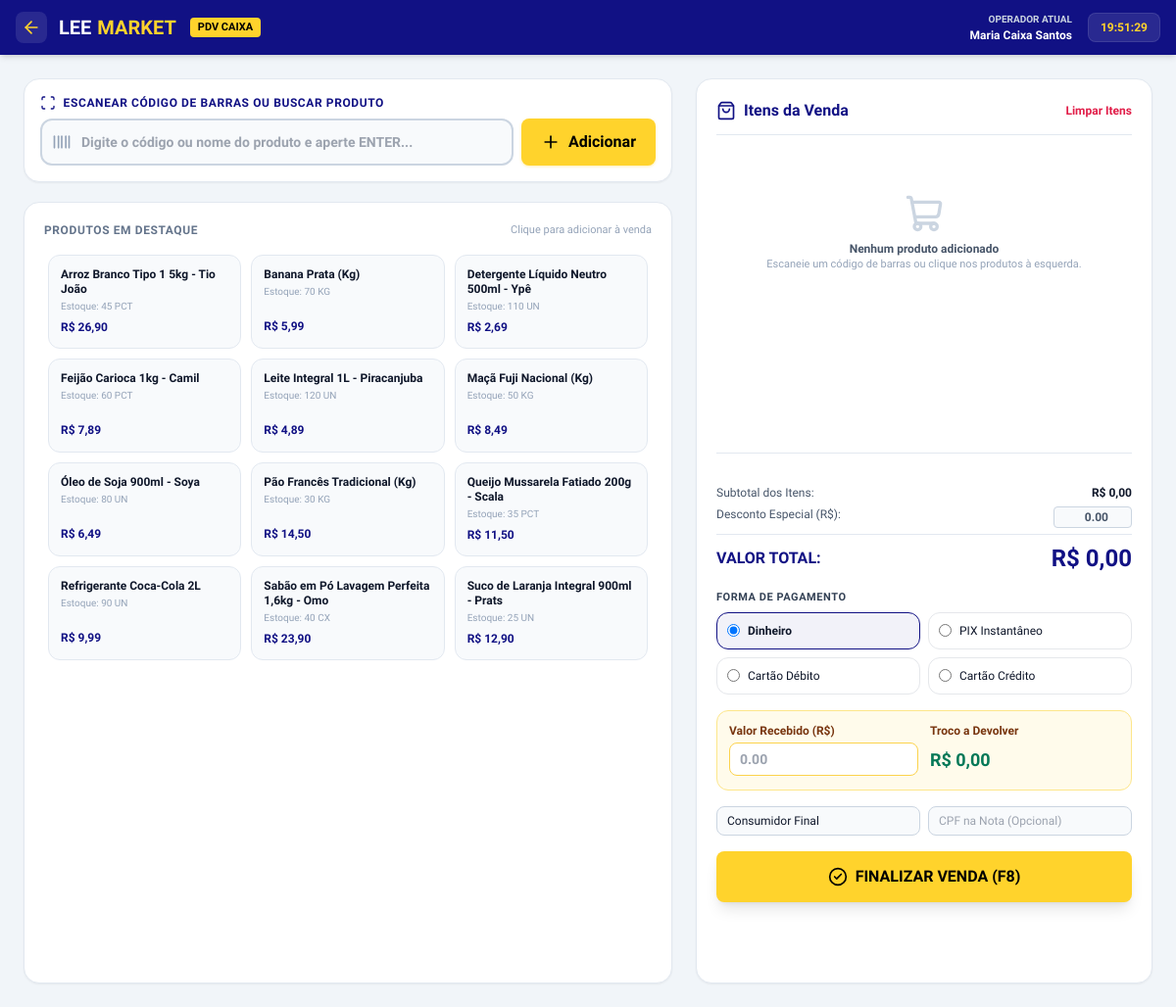
The app's page /modules/vendas/pdv.php (signed in) with its own data.
### tables this page shows
CREATE TABLE IF NOT EXISTS `produtos` (
  `id` INT AUTO_INCREMENT PRIMARY KEY,
  `codigo_barras` VARCHAR(50) NOT NULL UNIQUE,
  `nome` VARCHAR(150) NOT NULL,
  `categoria_id` INT NULL,
  `fornecedor_id` INT NULL,
  `preco_custo` DECIMAL(10,2) NOT NULL DEFAULT 0.00,
  `preco_venda` DECIMAL(10,2) NOT NULL,
  `estoque_atual` INT NOT NULL DEFAULT 0,
  `estoque_minimo` INT NOT NULL DEFAULT 5,
  `unidade_medida` VARCHAR(10) NOT NULL DEFAULT 'UN',
  `status` ENUM('ativo', 'inativo') NOT NULL DEFAULT 'ativo',
  `criado_em` DATETIME NOT NULL DEFAULT CURRENT_TIMESTAMP,
  `atualizado_em` DATETIME NOT NULL DEFAULT CURRENT_TIMESTAMP ON UPDATE CURRENT_TIMESTAMP,
  CONSTRAINT `fk_produtos_categoria` FOREIGN KEY (`categoria_id`) REFERENCES `categorias`(`id`) ON DELETE SET NULL,
  CONSTRAINT `fk_produtos_fornecedor` FOREIGN KEY (`fornecedor_id`) REFERENCES `fornecedores`(`id`) ON DELETE SET NULL
);

### includes/helpers.php (called while the page is built, shortened)
<?php
function base_url(string $path = ''): string {
    $scriptDir = str_replace('\\', '/', dirname($_SERVER['SCRIPT_NAME']));
    $subfolders = ['/modules/auth', '/modules/dashboard', '/modules/produtos', '/modules/estoque',
                   '/modules/vendas', '/modules/relatorios', '/modules/financeiro',
                   '/modules/fornecedores', '/modules/rh', '/modules/auditoria'];
    $base = $scriptDir;
    foreach ($subfolders as $sub) {
        if (str_ends_with($base, $sub)) {
            $base = substr($base, 0, -strlen($sub));
            break;
        }
    }
    $base = rtrim($base, '/');
    $cleanPath = ltrim($path, '/');
    return ($base ? $base : '') . ($cleanPath ? '/' . $cleanPath : '/');
}
function format_money($val): string {
    $num = floatval($val);
    return 'R$ ' . number_format($num, 2, ',', '.');
}

### includes/auth.php (called while the page is built, shortened)
<?php
require_once __DIR__ . '/helpers.php';
function current_user(): ?array {
    return $_SESSION['user'] ?? null;
}

### modules/vendas/pdv.php (the view, shortened to what this page needs)
<?php
require_once __DIR__ . '/../../includes/auth.php';
require_once __DIR__ . '/../../includes/helpers.php';
$pdo = getDBConnection();
$produtos = $pdo->query("SELECT id, codigo_barras, nome, preco_venda, estoque_atual, unidade_medida FROM produtos WHERE status = 'ativo' ORDER BY nome ASC")->fetchAll();
require_once __DIR__ . '/../../includes/header.php';
?>
<div class="min-h-screen flex flex-col bg-slate-100">
    <header class="bg-[#111184] text-white px-4 py-3 shadow-md">
        <div class="max-w-7xl mx-auto flex justify-between items-center">
            <div class="flex items-center gap-3">
                <a href="<?= base_url('modules/dashboard/index.php') ?>" class="p-1.5 rounded-lg bg-white/10 hover:bg-white/20 transition" title="Voltar ao Painel">
                    <i data-lucide="arrow-left" class="w-5 h-5 text-[#FFD32C]"></i>
                </a>
                <div class="flex items-center gap-1.5">
                    <span class="text-xl font-black text-white">LEE</span>
                    <span class="text-xl font-black text-[#FFD32C]">MARKET</span>
                    <span class="ml-2 px-2 py-0.5 rounded bg-[#FFD32C] text-black text-[11px] font-black uppercase">PDV Caixa</span>
                </div>
            </div>
            <div class="flex items-center gap-4 text-xs font-semibold">
                <div class="hidden sm:block text-right">
                    <span class="text-slate-300 block text-[10px]">OPERADOR ATUAL</span>
                    <span class="text-white font-bold"><?= htmlspecialchars($user['nome_completo']) ?></span>
                </div>
                <div class="bg-white/10 px-3 py-1.5 rounded-lg border border-white/10">
                    <span id="relogio-pdv" class="font-mono text-xs text-[#FFD32C] font-bold">--:--:--</span>
                </div>
            </div>
        </div>
    </header>
    <div class="flex-1 max-w-7xl w-full mx-auto p-4 sm:p-6 grid grid-cols-1 lg:grid-cols-12 gap-6">
        <div class="lg:col-span-7 flex flex-col gap-5">
            <div class="bg-white p-4 rounded-2xl border border-slate-200 shadow-sm">
                <label for="barcode-input" class="block text-xs font-extrabold text-[#111184] uppercase tracking-wider mb-2">
                    <i data-lucide="scan" class="w-4 h-4 inline-block -mt-0.5 mr-1 text-[#111184]"></i>
                    Escanear Código de Barras ou Buscar Produto
                </label>
                <div class="relative flex gap-2">
                    <div class="relative flex-1">
                        <input type="text" id="barcode-input" autofocus placeholder="Digite o código ou nome do produto e aperte ENTER..."
                               class="w-full pl-10 pr-4 py-3 bg-slate-50 border-2 border-slate-300 rounded-xl text-sm font-bold text-slate-900 focus:bg-white focus:border-[#111184] focus:ring-2 focus:ring-[#111184]/20 transition"
                               autocomplete="off">
                        <i data-lucide="barcode" class="w-5 h-5 text-slate-400 absolute left-3 top-3.5"></i>
                    </div>
                    <button type="button" onclick="adicionarPeloInput()" class="btn-lee-accent px-5">
                        <i data-lucide="plus" class="w-5 h-5 text-black"></i>
                        <span class="hidden sm:inline">Adicionar</span>
                    </button>
                </div>
            </div>
            <div class="bg-white p-4 sm:p-5 rounded-2xl border border-slate-200 shadow-sm flex-1 flex flex-col">
                <div class="flex justify-between items-center mb-3">
                    <h3 class="text-xs font-extrabold uppercase tracking-wider text-slate-500">Produtos em Destaque</h3>
                    <span class="text-[11px] text-slate-400">Clique para adicionar à venda</span>
                </div>
                <div class="grid grid-cols-2 sm:grid-cols-3 gap-2.5 overflow-y-auto max-h-[420px] p-1">
                    <?php foreach ($produtos as $prod): ?>
                        <button type="button" onclick="adicionarAoCarrinho(<?= $prod['id'] ?>)"
                                class="p-3 text-left bg-slate-50 hover:bg-[#111184]/5 border border-slate-200 hover:border-[#111184] rounded-xl transition flex flex-col justify-between group h-24">
                            <div>
                                <span class="text-xs font-bold text-slate-900 line-clamp-2 leading-tight group-hover:text-[#111184]">
                                    <?= htmlspecialchars($prod['nome']) ?>
                                </span>
                                <span class="text-[10px] text-slate-400 block mt-0.5">
                                    Estoque: <?= $prod['estoque_atual'] ?> <?= $prod['unidade_medida'] ?>
                                </span>
                            </div>
                            <div class="flex justify-between items-center mt-1">
                                <span class="text-xs font-black text-[#111184]"><?= format_money($prod['preco_venda']) ?></span>
                            </div>
                        </button>
                    <?php endforeach; ?>
                </div>
            </div>
        </div>
        <div class="lg:col-span-5 flex flex-col gap-5">
            <div class="bg-white p-5 rounded-2xl border border-slate-200 shadow-sm flex flex-col flex-1">
                <div class="flex justify-between items-center pb-3 border-b border-slate-200">
                    <div class="flex items-center gap-2">
                        <i data-lucide="shopping-bag" class="w-5 h-5 text-[#111184]"></i>
                        <h2 class="font-extrabold text-[#111184] text-base">Itens da Venda</h2>
                    </div>
                    <button type="button" onclick="limparCarrinho()" class="text-xs font-bold text-rose-600 hover:underline">
                        Limpar Itens
                    </button>
                </div>
                <div class="flex-1 overflow-y-auto max-h-[300px] my-3 divide-y divide-slate-100" id="cart-items-container">
                    <div id="cart-empty-message" class="py-12 text-center text-slate-400">
                        <i data-lucide="shopping-cart" class="w-10 h-10 mx-auto text-slate-300 mb-2"></i>
                        <p class="text-xs font-bold text-slate-600">Nenhum produto adicionado</p>
                        <p class="text-[11px] text-slate-400">Escaneie um código de barras ou clique nos produtos à esquerda.</p>
                    </div>
                </div>
                <form id="form-finalizar-venda" action="<?= base_url('modules/vendas/processar.php') ?>" method="POST" class="pt-4 border-t border-slate-200 space-y-4">
                    <div class="space-y-1.5 text-xs">
                        <div class="flex justify-between text-slate-600">
                            <span>Subtotal dos Itens:</span>
                            <span id="lbl-subtotal" class="font-bold text-slate-900">R$ 0,00</span>
                        </div>
                        <div class="flex justify-between text-slate-600">
                            <span>Desconto Especial (R$):</span>
                            <input type="number" step="0.01" min="0" id="input-desconto" name="desconto" value="0.00" oninput="atualizarTotais()" class="w-20 px-2 py-0.5 text-right bg-slate-50 border border-slate-300 rounded font-bold text-xs">
                        </div>
                        <div class="flex justify-between items-center text-base font-black pt-2 border-t border-slate-200 text-[#111184]">
                            <span>VALOR TOTAL:</span>
                            <span id="lbl-total" class="text-2xl font-black text-[#111184]">R$ 0,00</span>
                        </div>
                    </div>
                    <div>
                        <label class="block text-[11px] font-bold text-slate-700 uppercase tracking-wider mb-1.5">
                            Forma de Pagamento
                        </label>
                        <div class="grid grid-cols-2 gap-2 text-xs">
                            <label class="p-2.5 border rounded-xl flex items-center gap-2 cursor-pointer transition hover:bg-slate-50 has-[:checked]:border-[#111184] has-[:checked]:bg-[#111184]/5 has-[:checked]:font-bold">
                                <input type="radio" name="forma_pagamento" value="dinheiro" checked onchange="toggleDinheiro(true)">
                                <span>Dinheiro</span>
                            </label>
                            <label class="p-2.5 border rounded-xl flex items-center gap-2 cursor-pointer transition hover:bg-slate-50 has-[:checked]:border-[#111184] has-[:checked]:bg-[#111184]/5 has-[:checked]:font-bold">
                                <input type="radio" name="forma_pagamento" value="pix" onchange="toggleDinheiro(false)">
                                <span>PIX Instantâneo</span>
                            </label>
                            <label class="p-2.5 border rounded-xl flex items-center gap-2 cursor-pointer transition hover:bg-slate-50 has-[:checked]:border-[#111184] has-[:checked]:bg-[#111184]/5 has-[:checked]:font-bold">
                                <input type="radio" name="forma_pagamento" value="cartao_debito" onchange="toggleDinheiro(false)">
                                <span>Cartão Débito</span>
                            </label>
                            <label class="p-2.5 border rounded-xl flex items-center gap-2 cursor-pointer transition hover:bg-slate-50 has-[:checked]:border-[#111184] has-[:checked]:bg-[#111184]/5 has-[:checked]:font-bold">
                                <input type="radio" name="forma_pagamento" value="cartao_credito" onchange="toggleDinheiro(false)">
                                <span>Cartão Crédito</span>
                            </label>
                        </div>
                    </div>
                    <div id="box-dinheiro" class="p-3 bg-amber-50 rounded-xl border border-amber-200 grid grid-cols-2 gap-3 text-xs">
                        <div>
                            <label for="valor_pago" class="block font-bold text-amber-900 mb-1">Valor Recebido (R$)</label>
                            <input type="number" step="0.01" min="0" id="valor_pago" name="valor_pago" placeholder="0.00" oninput="calcularTroco()" class="w-full px-2.5 py-1.5 bg-white border border-amber-300 rounded-lg font-black text-sm">
                        </div>
                        <div>
                            <span class="block font-bold text-amber-900 mb-1">Troco a Devolver</span>
                            <p id="lbl-troco" class="text-lg font-black text-emerald-700 py-1">R$ 0,00</p>
                        </div>
                    </div>
                    <div class="grid grid-cols-2 gap-2 text-xs">
                        <div>
                            <input type="text" name="cliente_nome" placeholder="Cliente (Opcional)" value="Consumidor Final" class="w-full px-2.5 py-1.5 bg-slate-50 border border-slate-300 rounded-lg text-xs">
                        </div>
                        <div>
                            <input type="text" name="cliente_cpf" placeholder="CPF na Nota (Opcional)" class="mask-cpf w-full px-2.5 py-1.5 bg-slate-50 border border-slate-300 rounded-lg text-xs">
                        </div>
                    </div>
                    <button type="button" onclick="confirmarVenda()" class="w-full btn-lee-accent py-3.5 text-base justify-center shadow-lg hover:shadow-[#FFD32C]/40">
                        <i data-lucide="check-circle-2" class="w-5 h-5 text-black"></i>
                        <span>FINALIZAR VENDA (F8)</span>
                    </button>
                </form>
            </div>
        </div>
    </div>
</div>
<?php require_once __DIR__ . '/../../includes/footer.php'; ?>

### assets/css/custom.css (style rules this page uses)
:root { --color-primary: #111184; --color-primary-hover: #0c0c66; --color-primary-light: #ececfb; --color-accent: #FFD32C; --color-accent-hover: #e6bd1f; --color-accent-text: #000000; --color-bg: #FFFFFF; --color-text: #000000; --color-card-bg: #FFFFFF; --color-border: #e2e8f0; }
*, html, body, input, button, select, textarea, table, th, td, h1, h2, h3, h4, h5, h6, p, span, a { font-family: 'Isometra', system-ui, -apple-system, BlinkMacSystemFont, 'Segoe UI', Roboto, Helvetica, Arial, sans-serif !important; }
body { background-color: #F8FAFC; color: var(--color-text); -webkit-font-smoothing: antialiased; -moz-osx-font-smoothing: grayscale; }
.btn-lee-accent { background-color: #FFD32C; color: #000000; font-weight: 700; padding: 0.625rem 1.25rem; border-radius: 0.5rem; display: inline-flex; align-items: center; justify-content: center; gap: 0.5rem; transition: all 0.2s ease-in-out; box-shadow: 0 1px 3px 0 rgba(255, 211, 44, 0.4); }

### records on screen
produtos: nome "Arroz Branco Tipo 1 5kg - Tio João", estoque_atual "45", unidade_medida "PCT", preco_venda "R$ 26,90"
produtos: nome "Banana Prata (Kg)", estoque_atual "70", unidade_medida "KG", preco_venda "R$ 5,99"
produtos: nome "Detergente Líquido Neutro 500ml - Ypê", estoque_atual "110", unidade_medida "UN", preco_venda "R$ 2,69"
produtos: nome "Feijão Carioca 1kg - Camil", estoque_atual "60", unidade_medida "PCT", preco_venda "R$ 7,89"
produtos: nome "Leite Integral 1L - Piracanjuba", estoque_atual "120", unidade_medida "UN", preco_venda "R$ 4,89"
produtos: nome "Maçã Fuji Nacional (Kg)", estoque_atual "50", unidade_medida "KG", preco_venda "R$ 8,49"
produtos: nome "Óleo de Soja 900ml - Soya", estoque_atual "80", unidade_medida "UN", preco_venda "R$ 6,49"
produtos: nome "Pão Francês Tradicional (Kg)", estoque_atual "30", unidade_medida "KG", preco_venda "R$ 14,50"
produtos: nome "Queijo Mussarela Fatiado 200g - Scala", estoque_atual "35", unidade_medida "PCT", preco_venda "R$ 11,50"
produtos: nome "Refrigerante Coca-Cola 2L", estoque_atual "90", unidade_medida "UN", preco_venda "R$ 9,99"
produtos: nome "Sabão em Pó Lavagem Perfeita 1,6kg - Omo", estoque_atual "40", unidade_medida "CX", preco_venda "R$ 23,90"
produtos: nome "Suco de Laranja Integral 900ml - Prats", estoque_atual "25", unidade_medida "UN", preco_venda "R$ 12,90"

### other values on screen
$user['nome_completo'] "Maria Caixa Santos"
